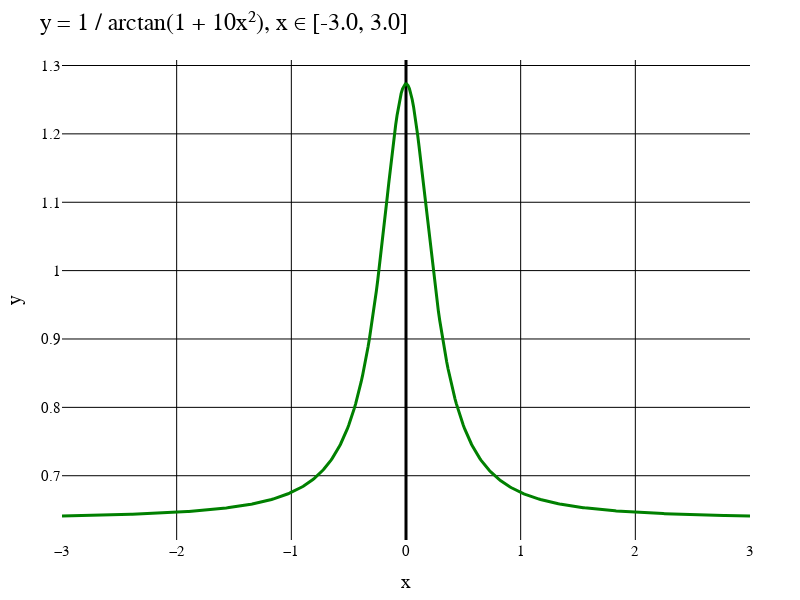

This figure's notebook cell:
### Markdown cell above
Исходная функция и исходные данные

### Code cell
numOfFunc = 3;
interval = [-3.0, 3.0];
funcColor = "green";
p1 = makePlot(numOfFunc, funcList, titleList, interval, funcColor)

### Figure 1 — Plotly figure (JSON) as saved in the notebook; plotly's stock layout.template omitted (floating-point values rounded to 4 significant figures; data arrays with more than 128 entries replaced by an {"elided": "..."} marker saying what was removed)
{"data": [{"line": {"color": "green", "width": 3}, "mode": "line", "type": "scatter", "x": {"elided": "500 float values"}, "y": {"elided": "500 float values"}}], "layout": {"coloraxis": {"outlinecolor": "black"}, "font": {"color": "black", "family": "Times New Roman"}, "height": 600, "margin": {"b": 50, "l": 50, "r": 50, "t": 60}, "paper_bgcolor": "white", "plot_bgcolor": "white", "title": {"autosize": false, "font": {"color": "black", "family": "Times New Roman", "size": 24}, "paper_bgcolor": "red", "text": "y = 1 / arctan(1 + 10x²), x ∈ [-3.0, 3.0]"}, "width": 800, "xaxis": {"color": "black", "gridcolor": "black", "gridwidth": 1, "tickfont": {"size": 15}, "title": {"font": {"color": "black", "family": "Times New Roman", "size": 20}, "text": "x"}, "zerolinecolor": "black", "zerolinewidth": 3}, "yaxis": {"exponentformat": "power", "gridcolor": "black", "gridwidth": 1, "tickfont": {"size": 15}, "title": {"font": {"color": "black", "family": "Times New Roman", "size": 20}, "text": "y"}, "zerolinecolor": "black", "zerolinewidth": 3}}}
